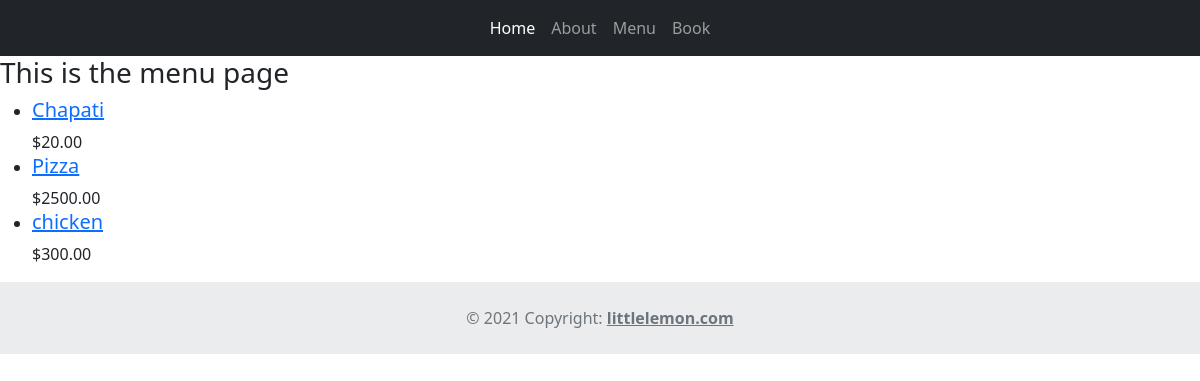
The app's page /menu/ with its own data.
### home/models.py (models this page shows, shortened)
class Menu(models.Model):
    name=models.CharField(max_length=200)
    price=models.IntegerField(null=False)

### home/views.py (the view)
# urls.py: path('menu/',views.menu,name="menu"),
def menu(request):
    context= Menu.objects.all()
    return render(request, 'menu.html', context={'menues':context})

### home/templates/menu.html
{% extends 'base.html' %}
{% block content %}
<h3>This is the menu page</h3>
<ul>
    {% if menues %}
    {% for menu in menues %}
    <li>
        <a href="{% url 'menu_item' menu.pk %}"><h5>{{menu.name}}</h5></a>
        <span>${{menu.price}}.00</span>
    </li>
    {% endfor %}
    {% endif %}
</ul>
{% endblock %}

### records on screen
Menu: name "Chapati", price "20"
Menu: name "Pizza", price "2500"
Menu: name "chicken", price "300"
